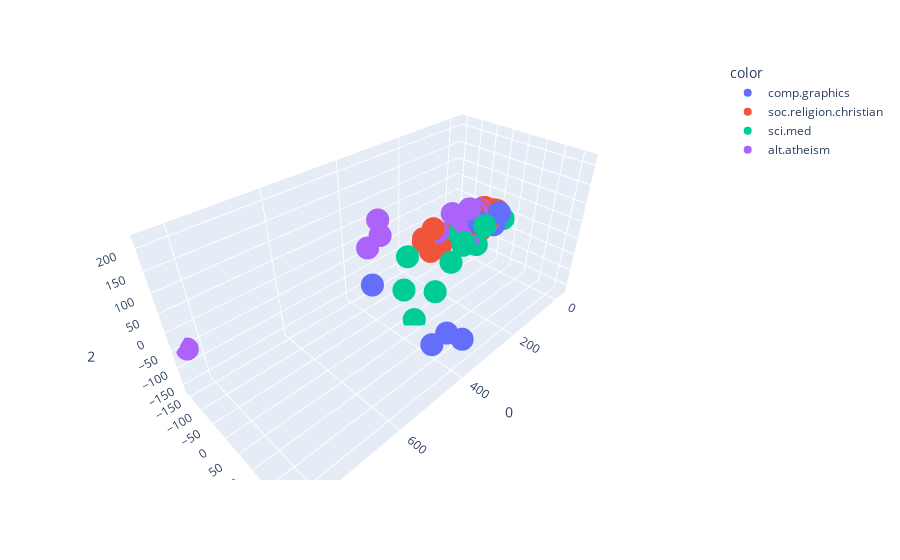

Write notebook code for a chart like this one.
### Markdown cell above
### >>> Exercise 12 (take home):
Please try to reduce the dimension to 3, and plot the result use 3-D plot. Use at least 3 different angle (camera position) to check your result and describe what you found.

$Hint$: you can refer to Axes3D in the documentation.

### Code cell
# Answer here
"""
1. It seems sci.med and comp.graphics tend to have larger values on the 2nd PCA component, 
and alt.atheism and sor.religion.christian tend to have smaller values on the 2nd PCA component.
2. comp.graphics and alt.atheism may have large values on the 1st PCA component, but not for other two categories.

Note: It's much easier to examine the 3D data with plotly, since you can adjust the camera position & angles freely.
"""

import plotly.express as px

X_reduced_3d = PCA(n_components = 3).fit_transform(X_counts.toarray())
colors = ['r', 'g', 'b', 'y']
markers = ['o', 'x', 's', 'd']
angles = [0, 120, 240]

# plot
for i in range(len(angles)):
    ax = plt.figure(figsize = (10,10)).add_subplot(projection='3d')

    for category, color, marker in zip(categories, colors, markers):
        xs = X_reduced_3d[X['category_name'] == category].T[0]
        ys = X_reduced_3d[X['category_name'] == category].T[1]
        zs = X_reduced_3d[X['category_name'] == category].T[2]
    
        ax.scatter(xs, ys, zs, c=color, marker=marker, label=category)

    ax.set_xlabel('\nX Label')
    ax.set_ylabel('\nY Label')
    ax.set_zlabel('\nZ Label')
    ax.view_init(elev=10., azim=angles[i])
    ax.set_title(f'3D scatter plot with angle = {angles[i]}')
    plt.legend(loc='best')
    plt.tight_layout()
    plt.show()

# plot by plotly
fig = px.scatter_3d(X_reduced_3d, x=0, y=1, z=2, color=X['category_name'])
fig.show()

### Figure 1 — Plotly figure (JSON) as saved in the notebook; plotly's stock layout.template omitted (floating-point values rounded to 4 significant figures; data arrays with more than 128 entries replaced by an {"elided": "..."} marker saying what was removed)
{"data": [{"hovertemplate": "color=comp.graphics<br>0=%{x}<br>1=%{y}<br>2=%{z}<extra></extra>", "legendgroup": "comp.graphics", "marker": {"color": "#636efa", "symbol": "circle"}, "mode": "markers", "name": "comp.graphics", "scene": "scene", "showlegend": true, "type": "scatter3d", "x": {"elided": "584 float values"}, "y": {"elided": "584 float values"}, "z": {"elided": "584 float values"}}, {"hovertemplate": "color=soc.religion.christian<br>0=%{x}<br>1=%{y}<br>2=%{z}<extra></extra>", "legendgroup": "soc.religion.christian", "marker": {"color": "#EF553B", "symbol": "circle"}, "mode": "markers", "name": "soc.religion.christian", "scene": "scene", "showlegend": true, "type": "scatter3d", "x": {"elided": "599 float values"}, "y": {"elided": "599 float values"}, "z": {"elided": "599 float values"}}, {"hovertemplate": "color=sci.med<br>0=%{x}<br>1=%{y}<br>2=%{z}<extra></extra>", "legendgroup": "sci.med", "marker": {"color": "#00cc96", "symbol": "circle"}, "mode": "markers", "name": "sci.med", "scene": "scene", "showlegend": true, "type": "scatter3d", "x": {"elided": "594 float values"}, "y": {"elided": "594 float values"}, "z": {"elided": "594 float values"}}, {"hovertemplate": "color=alt.atheism<br>0=%{x}<br>1=%{y}<br>2=%{z}<extra></extra>", "legendgroup": "alt.atheism", "marker": {"color": "#ab63fa", "symbol": "circle"}, "mode": "markers", "name": "alt.atheism", "scene": "scene", "showlegend": true, "type": "scatter3d", "x": {"elided": "480 float values"}, "y": {"elided": "480 float values"}, "z": {"elided": "480 float values"}}], "layout": {"legend": {"title": {"text": "color"}, "tracegroupgap": 0}, "margin": {"t": 60}, "scene": {"domain": {"x": [0, 1], "y": [0, 1]}, "xaxis": {"title": {"text": "0"}}, "yaxis": {"title": {"text": "1"}}, "zaxis": {"title": {"text": "2"}}}}}
